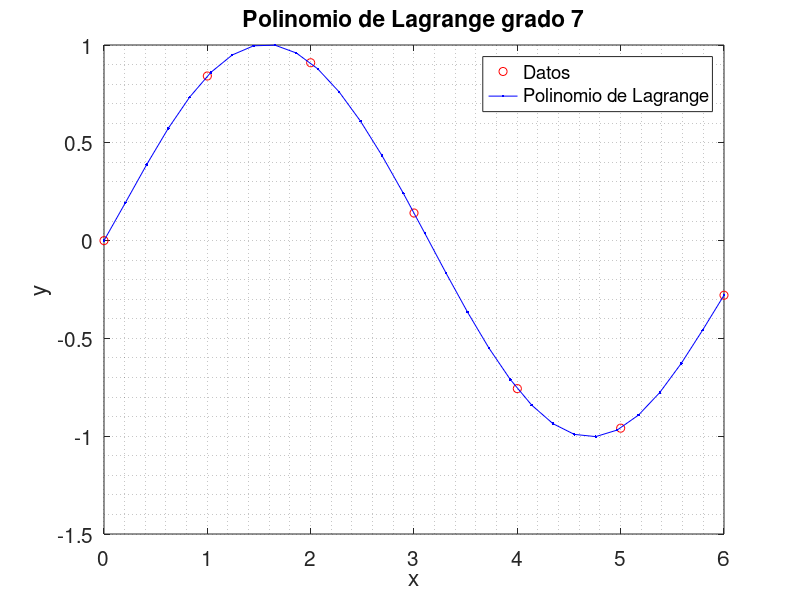

This chart was generated by the following MATLAB code:
%% Interpolacion usando polinomios de Lagrange
%{
---------------------------------------------------------------------------
Creado por:                    Fecha:          Asignatura:
Felipe Uribe Castillo          27.02.16        Metodos numericos
---------------------------------------------------------------------------
Interpolacion polinomica en la forma de Lagrange
---------------------------------------------------------------------------
Referencias:
1. Yang et al. (2005) - Applied numerical methods using MATLAB
---------------------------------------------------------------------------
%}
clear; clc; close all;

%% datos
%{
% ejemplo 1
ptos = [ 1 1
         2 8
         3 27 ];
%}
%
% ejemplo 2
ptos = [ 0  0
         1  0.8415
         2  0.9093
         3  0.1411
         4 -0.7568
         5 -0.9589
         6 -0.2794 ];
%}
%{
% ejemplo 3
ptos = [ 1  0.1
         2  0.1
         3  0.1
         4  0
         5  0.4
         6  0
         7  0.3
         8  0.2
         9  0
         10 0.1 
         11 0
         12 0.3
         13 0.4 
         14 0.8
         15 0.8  ];
%}
x  = ptos(:,1);
y  = ptos(:,2);
m  = 30;          % numero de puntos que quiero interpolar

%% procedimiento
xx = linspace(min(x),max(x),m);   % defino los puntos donde se va a interpolar
l  = zeros(1,m);                  % inicio el polinomio de Lagrange
N  = length(x);
for i = 1:N
   mult = ones(1,m);
   for k = 1:N
      if k ~= i
         mult = mult.*(xx-x(k))/(x(i)-x(k));   % calculo multiplicatoria
      end
   end
   l = l + (y(i)*mult);   % calculo el polinomio de Lagrange
end

%% grafico
figure;
plot(x,y,'ro'); hold on; grid minor;
plot(xx,l,'b.-');
title(sprintf('Polinomio de Lagrange grado %g',N),'FontSize',16);
xlabel('x','FontSize',16); ylabel('y','FontSize',16);
legend('Datos','Polinomio de Lagrange','Location','Best');
set(gca,'FontSize',15);

%%END